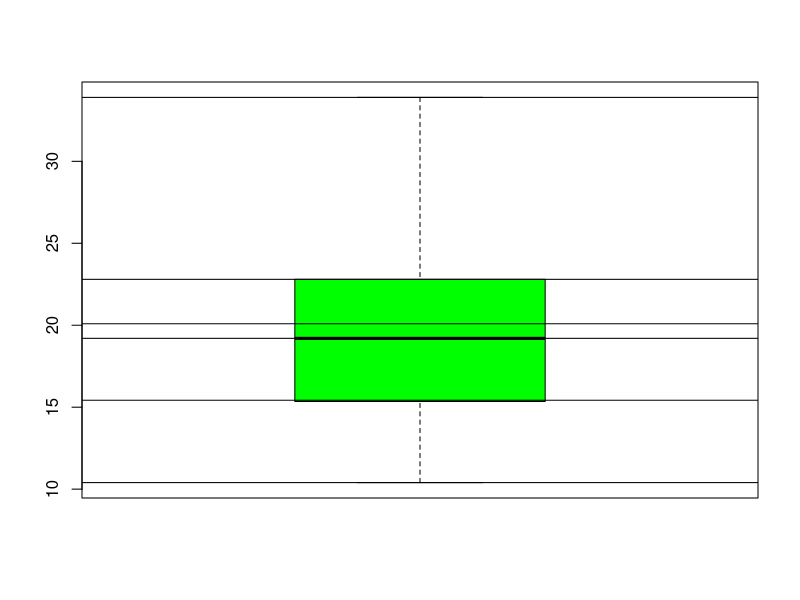
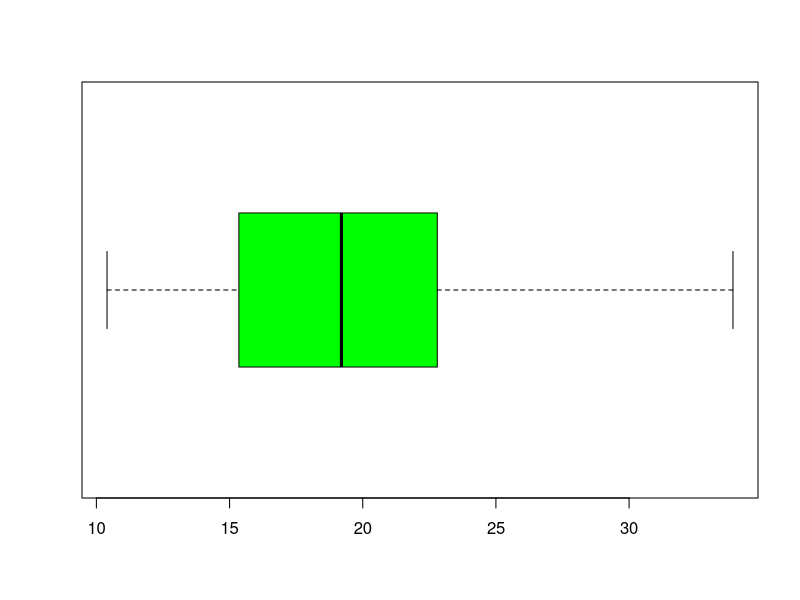
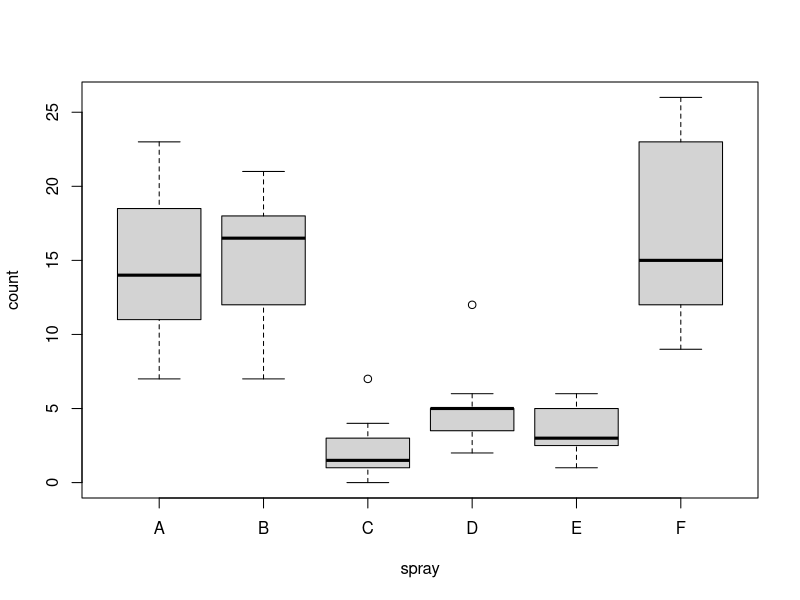
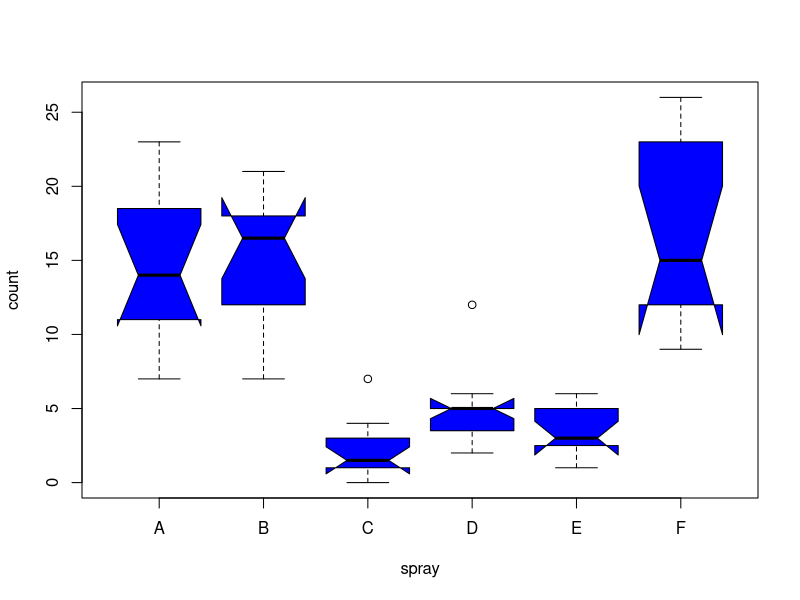

The R source for these figures, in order: (Note: this script raises an error after producing the figures.)

names(mtcars)
boxplot(x=mtcars$mpg, col='green')

?abline # add straight lines to a plot
abline(h=mean(mtcars$mpg))
abline(h=quantile((mtcars$mpg)))

# direction of box plot 
boxplot(x=mtcars$mpg, col='green', horizontal=T)

# on formula
?InsectSprays
head(InsectSprays)
boxplot(count~spray, data=InsectSprays,col='lightgray')
# add notches
boxplot(count~spray,data=InsectSprays,notch=TRUE,col='blue')

head(mtcars %>% select(mpg, cyl))
boxplot(mpg~cyl,data=mtcars,
        xlab = 'Number of Cylinders',
        ylab = 'Miles per Gallon',
        notch = T,
        main = 'Mileage Data',
        col = c('green','yellow','purple'),
        names = c('High','Medium','Low'))

cars <- c(1,3,6,4,9)
trucks <- c(2,5,4,5,12)
suvs = c(4,4,6,6,16)
autos_data = data.frame(cars,trucks,suvs)
autos_data
barplot(autos_data$cars, main='Auto Data',xlab='Days',
        ylab='Total',names.arg=c('Mon','Tue','Wed','Thu','Fri'),
        border='blue', density=c(10,20,30,40,50))

# plot each 3 data separately
?as.matrix # attempts to turn its argument into a matrix.
barplot(as.matrix(autos_data),main='Autos',ylab='Total',
        col=rainbow(5))
barplot(as.matrix(autos_data),main='Autos',ylab='Total',
        beside=T,col=rainbow(5))

legend('topleft',c('Mon','Tue','Wed','Thu','Fri'),cex=1,
       bty='n',fill=rainbow(5))

# t: transpose
# bty: box type
autos_data
t(autos_data)
barplot(t(autos_data),main='Autos',ylab='Total',
        col=heat.colors(3),space=0.1,cex.axis=0.8,las=1,
        names.arg=c('Mon','Tue','Wed','Thu','Fri'),cex=0.8)
barplot(as.matrix(t(autos_data)),main='Autos',ylab='Total',
        col=heat.colors(3),space=0.1,cex.axis=0.8,las=1,
        names.arg=c('Mon','Tue','Wed','Thu','Fri'),cex=0.8,beside=T) # Not the one I want...

legend('topleft',c('Cars','Trucks','SUVs'),cex=1,
       bty='n',fill=heat.colors(3))

# histgrm
?hist

hist(rnorm(1000))
hist(rnorm(1000),probability=T)

hist(islands)
hist(islands,probability=T)

hist(islands,breaks=10,main='islands histogram',xlab='Area range',
     border='red',col='grey')

head(airquality$Temp)

hist(airquality$Temp,
     main='Temperature Histogram',
     xlab='Temperature', # add label
     ylab='Temperature Frequency',
     las=1,
     col=c('skyblue','chocolate2') # add colour
)

# remove all annotation
# labels put numbers on each bar
hist(airquality$Temp,
     axes=F, ann=F, labels=T,ylim=c(0,35),col=c('skyblue','chocolate2'))

# specify own annotation     
hist(airquality$Temp,
     main='Temperature Histogram',
     xlab='Temperature',
     ylab='Temperature Frequency',
     las=1,
     col=c('skyblue','chocolate2'),
     xlim=c(50,100),
     ylim=c(0,40),
     density=80)

# breaks
hist(airquality$Temp,
     main='Temperature Histogram',
     xlab='Temperature',
     ylab='Temperature Frequency',
     las=1,
     col=c('skyblue','chocolate2'),
     labels=T,
     breaks=20,
     ylim=c(0,25) 
     )

# changing frequency on y axis to density/probability values
# add a density line
hist(airquality$Temp,
     breaks=20,
     freq=F, #mens that probability =T
     main='Temperature Histogram',
     xlab='Temperature',
     ylab='Temperature Frequency',
     las=1,
     col=c('skyblue','chocolate2'),
     labels=T
     )
lines(density(airquality$Temp),lwd=4,col='red')

cars <- c(1,3,6,4,9)
pie(cars)

pie(cars,main='Cars',col=rainbow(length(cars)),
    labels=c('Mon','Tue','Wed','Thu','Fri'))

colors <- c('white','grey70','grey90','grey50','black')

car_labels <- round(cars/sum(cars)*100, 1) #deciaml place
car_labels

# concatenate %
car_labels <- paste(car_labels,'%',sep=' ')
car_labels

pie(cars,main='Cars',col=colors,labels=car_labels,cex=0.8)
legend('topright',c('Mon','Tue','Wed','Thu','Fri'),cex=0.8, fill=colors)

# 3D exploded pie chart
library(plotrix)
slices <- c(10,12,4,16,8)
lbls <- c('US','UK','Australia','Germany','France')
pie3D(slices,labels=lbls,explode=0.1,
      main='Pie Chart of Countries')
